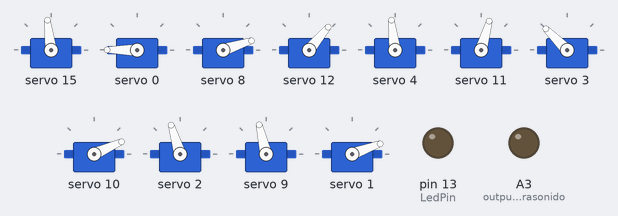
Bench run of a sketch on a simulated Arduino Uno, built with avr-gcc and run on an emulated ATmega328P. On the bench: 11 × servo, output pins drawn as LEDs (lit = HIGH).

Above: at 0.55 s.
At 1.55 s:
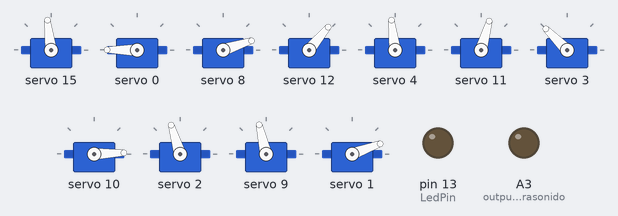
At 1.8 s:
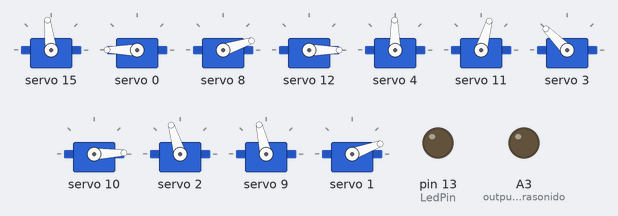
At 3.1 s:
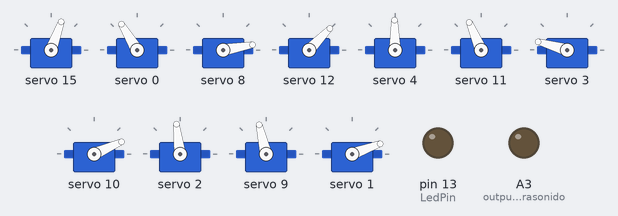
At 4.4 s:
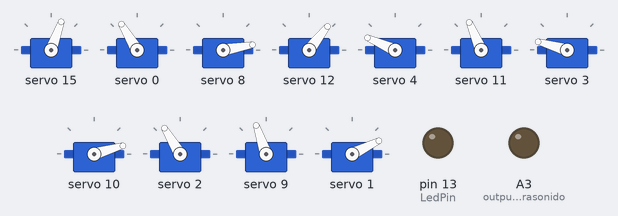
At 5.7 s:
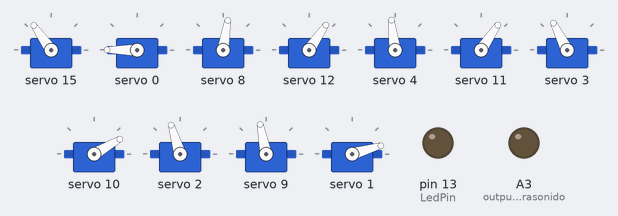
Timing chart, 0 to 7.3 s (numbered marks = the images above):
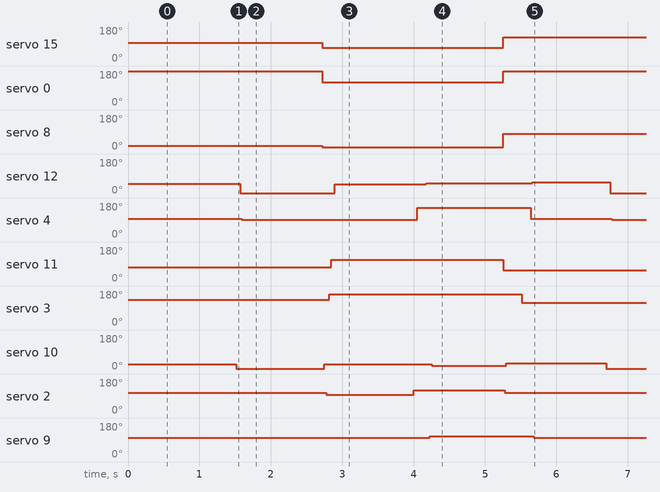

The sketch:

v2.2.ino
```cpp
#include <Wire.h>
#include <Adafruit_PWMServoDriver.h>

int randNum;

// usa la dirección por defecto 0x40
Adafruit_PWMServoDriver pwm = Adafruit_PWMServoDriver();

//declaramos el numero del servo shield en el que está cada servo

#define HOMBROIZQ 0
#define PIEIZQ 4
#define TOBILLOIZQ 3
#define RODILLAIZQ 2
#define PELVISIZQ 1

#define CADERA 15

#define HOMBRODER 8
#define PIEDER 12
#define TOBILLODER 11
#define RODILLADER 10
#define PELVISDER 9

//declaramos las distancias
#define CERCA 13
#define LEJOS 70
#define tiempo 300

// Ultrasonido

int inputUltrasonido = A2; // Entra en arduino (echo)
int outputUltrasonido = A3; // Sale de arduino (trig)
int distanciaUltrasonido = 0; // Recoge la distancia detectada por el ultrasonido

const int EchoPin = 5;
const int TriggerPin = 6;
const int LedPin = 13;

void setup() {

  // Ultrasonido

  pinMode(inputUltrasonido, INPUT);
  pinMode(outputUltrasonido  , OUTPUT);

  randomSeed(analogRead(0));

  pwm.begin();

  pwm.setPWMFreq(60);  // Analog servos run at ~60 Hz updates

  delay(10);

  pinMode(LedPin, OUTPUT);
  pinMode(TriggerPin, OUTPUT);
  pinMode(EchoPin, INPUT);


  erguir();
  delay(500);
  /*
  delay(250);
  cojeraIzq();
  delay(300);
  pasitoDer();
  delay(300);
  cojeraDer();
  delay(300);
  pasoIzq();
  */
}

// FUNCIONES MOTORAS

void brazosAvance(){
  pwm.setPWM(HOMBROIZQ, 0, 620);
  pwm.setPWM(HOMBRODER, 0, 180);
}

void caderaFrente(){
  pwm.setPWM(CADERA, 0, 380);
  brazosAvance();
}

void caderaLigeraDer(){
  pwm.setPWM(CADERA, 0, 310);
  pwm.setPWM(HOMBROIZQ, 0, 440); // SACAMOS BRAZO IZQUIERDO
  pwm.setPWM(HOMBRODER, 0, 160); // METEMOS BRAZO DERECHO
}

void caderaLigeraIzq(){                 //\\ NECESITA CORRECCIÓN\\//
  pwm.setPWM(CADERA, 0, 450);
  pwm.setPWM(HOMBROIZQ, 0, 620); // METEMOS BRAZO IZQUIERDO
  pwm.setPWM(HOMBRODER, 0, 340); // SACAMOS BRAZO DERECHO
}

void cojeraIzq(){
  pwm.setPWM(RODILLADER, 0, 140); // ESTIRAMOS LA RODILLA DERECHA
  delay(25);
  pwm.setPWM(PELVISDER, 0, 325); // ESTIRAMOS LA PELVIS DERECHA
  delay(25);
  pwm.setPWM(PIEDER, 0, 120); // METEMOS PIE DERECHO
  delay(25);
  pwm.setPWM(PIEIZQ, 0, 365); // SACAMOS PIE IZQUIERDO
  delay(25);
}

void cojeraIzqTrasPaso(){
  pwm.setPWM(RODILLADER, 0, 140); // ESTIRAMOS LA RODILLA DERECHA
  delay(25);
  //pwm.setPWM(PELVISDER, 0, 325); // ESTIRAMOS LA PELVIS DERECHA
  delay(25);
  pwm.setPWM(PIEDER, 0, 120); // METEMOS PIE DERECHO
  delay(25);
  pwm.setPWM(PIEIZQ, 0, 365); // SACAMOS PIE IZQUIERDO
  delay(25);
}

void cojeraDer(){
  // ESTO VA DESPUÉS DE PASITO DERECHO
  delay(100);
  pwm.setPWM(RODILLAIZQ, 0, 440); // ESTIRAMOS LA RODILLA IZQUIERDA
  delay(25);
  //pwm.setPWM(TOBILLODER, 0, 320); // GIRAMOS TOBILLO DERECHO HORARIO
  delay(25);
  pwm.setPWM(PIEIZQ, 0, 530); // METEMOS PIE IZQUIERD0
  delay(100);
  //pwm.setPWM(TOBILLOIZQ, 0, 475); // ESTABILIZAMOS TOBILLO DERECHO
  delay(25);
  pwm.setPWM(PIEDER, 0, 265); // "ESTABILIZAMOS" PIE DERECHO
  delay(25);
  pwm.setPWM(PELVISIZQ, 0, 200); // ESTIRAMOS LA PELVIS IZQUIERDA
  delay(25);
  pwm.setPWM(PELVISDER, 0, 410); // CONTRAEMOS LA PELVIS DERECHA
  delay(25);
  pwm.setPWM(RODILLADER, 0, 175); // CONTRAEMOS LA RODILLA DERECHA
}

void pasitoDer(){
  // PASITO: ESTADO ESTABLE -> ESTADO PASO HACIA DELANTE
  // PASO: ESTADO PASO HACIA DELANTE -> ESTADO PASO HACIA DELANTE
  delay(100);
  caderaLigeraDer();
  pwm.setPWM(PELVISDER, 0, 395); // CONTRAEMOS PELVIS DERECHA
  delay(25);
  pwm.setPWM(RODILLADER, 0, 195); // CONTRAEMOS RODILLA DERECHA
  delay(25);
  pwm.setPWM(PELVISIZQ, 0, 185); // ¿ESTIRAMOS? PELVIS IZQUIERDA
  delay(25);
  pwm.setPWM(TOBILLOIZQ, 0, 550); // GIRAMOS TOBILLO IZQUIERDO ANTIHORARIO
  delay(25);
  pwm.setPWM(TOBILLODER, 0, 395); // GIRAMOS TOBILLO DERECHO HORARIO
  delay(100);
  pwm.setPWM(PIEDER, 0, 255); // ESTABILIZAMOS PIE DERECHO
}

void pasoDer(){                 //\\ NECESITA CORRECCIÓN\\//
  // PASITO: ESTADO ESTABLE -> ESTADO PASO HACIA DELANTE
  // PASO: ESTADO PASO HACIA DELANTE -> ESTADO PASO HACIA DELANTE
  delay(100);
  caderaLigeraDer();
  pwm.setPWM(PELVISDER, 0, 395); // CONTRAEMOS PELVIS DERECHA
  delay(25);
  pwm.setPWM(RODILLADER, 0, 195); // CONTRAEMOS RODILLA DERECHA
  delay(25);
  pwm.setPWM(RODILLAIZQ, 0, 380); // CONTRAEMOS RODILLA IZQUIERDA
  delay(20);
  pwm.setPWM(PELVISIZQ, 0, 185); // ¿ESTIRAMOS? PELVIS IZQUIERDA
  delay(25);
  pwm.setPWM(TOBILLOIZQ, 0, 550); // GIRAMOS TOBILLO IZQUIERDO ANTIHORARIO
  delay(25);
  pwm.setPWM(TOBILLODER, 0, 420); // GIRAMOS TOBILLO DERECHO HORARIO
  delay(50);
  pwm.setPWM(PIEDER, 0, 250); // ESTABILIZAMOS PIE DERECHO
}

void pasoIzq(){                  //\\ NECESITA CORRECCIÓN\\//
  // PASITO: ESTADO ESTABLE -> ESTADO PASO HACIA DELANTE
  // PASO: ESTADO PASO HACIA DELANTE -> ESTADO PASO HACIA DELANTE
  caderaLigeraIzq();
  pwm.setPWM(TOBILLODER, 0, 275); // GIRAMOS TOBILLO DERECHO ANTIHORARIO
  delay(20);
  pwm.setPWM(RODILLAIZQ, 0, 405); // CONTRAEMOS RODILLA IZQUIERDA
  delay(20);
  pwm.setPWM(RODILLADER, 0, 210); // ESTIRAMOS RODILLA DERECHA
  delay(20);
  delay(200);
  pwm.setPWM(TOBILLOIZQ, 0, 430); // GIRAMOS TOBILLO IZQUIERDO ANTIHORARIO
  delay(100);
  pwm.setPWM(PELVISIZQ, 0, 175); // CONTRAEMOS PELVIS IZQUIERDA
  delay(20);
  pwm.setPWM(PIEIZQ, 0, 380); // ESTABILIZAMOS PIE IZQUIERDO
  delay(20);
  pwm.setPWM(PIEDER, 0, 275); // "ESTABILIZAMOS" (SACAMOS) PIE DERECHO
  delay(20);
  pwm.setPWM(PELVISDER, 0, 390); // CONTRAEMOS PELVIS DERECHA
  delay(20);
}

void erguir(){
  caderaFrente();
  pwm.setPWM(PIEDER, 0, 260);
  //delay(25);
  pwm.setPWM(PIEIZQ, 0, 380);
  //delay(25);
  pwm.setPWM(TOBILLODER, 0, 320);
  //delay(25);
  pwm.setPWM(TOBILLOIZQ, 0, 475);
  //delay(25);
  pwm.setPWM(RODILLADER, 0, 195);
  //delay(25);
  pwm.setPWM(RODILLAIZQ, 0, 405);
  //delay(25);
  pwm.setPWM(PELVISDER, 0, 395);
  //delay(25);
  pwm.setPWM(PELVISIZQ, 0, 185);
  //delay(25);
}

void loop(){
 delay(1000);
  cojeraIzqTrasPaso();
  delay(1000);
  pasoDer();
  delay(1000);
  cojeraDer();
  delay(1000);
  pasoIzq();
}
```

Measured:
- by itself, servo 15: alternates 125° for 2.7 s and 70° for 2.5 s
- by itself, servo 0: alternates 180° for 2.7 s and 121° for 2.5 s
- by itself, servo 8: alternates 81° for 2.7 s and 10° for 2.5 s
- by itself, servo 12: repeats every 5.2 s: 46° 1.3 s, 52° 1.5 s, 56° 1.1 s, 0° 1.3 s
- by itself, servo 4: repeats every 5.2 s: 156° 1.6 s, 97° 1.1 s, 91° 2.5 s
- by itself, servo 11: alternates 113° for 2.4 s and 56° for 2.8 s
- by itself, servo 3: alternates 164° for 2.7 s and 117° for 2.5 s
- by itself, servo 10: repeats every 5.2 s: 24° 1.5 s, 16° 1.0 s, 30° 1.4 s, 2° 1.2 s
